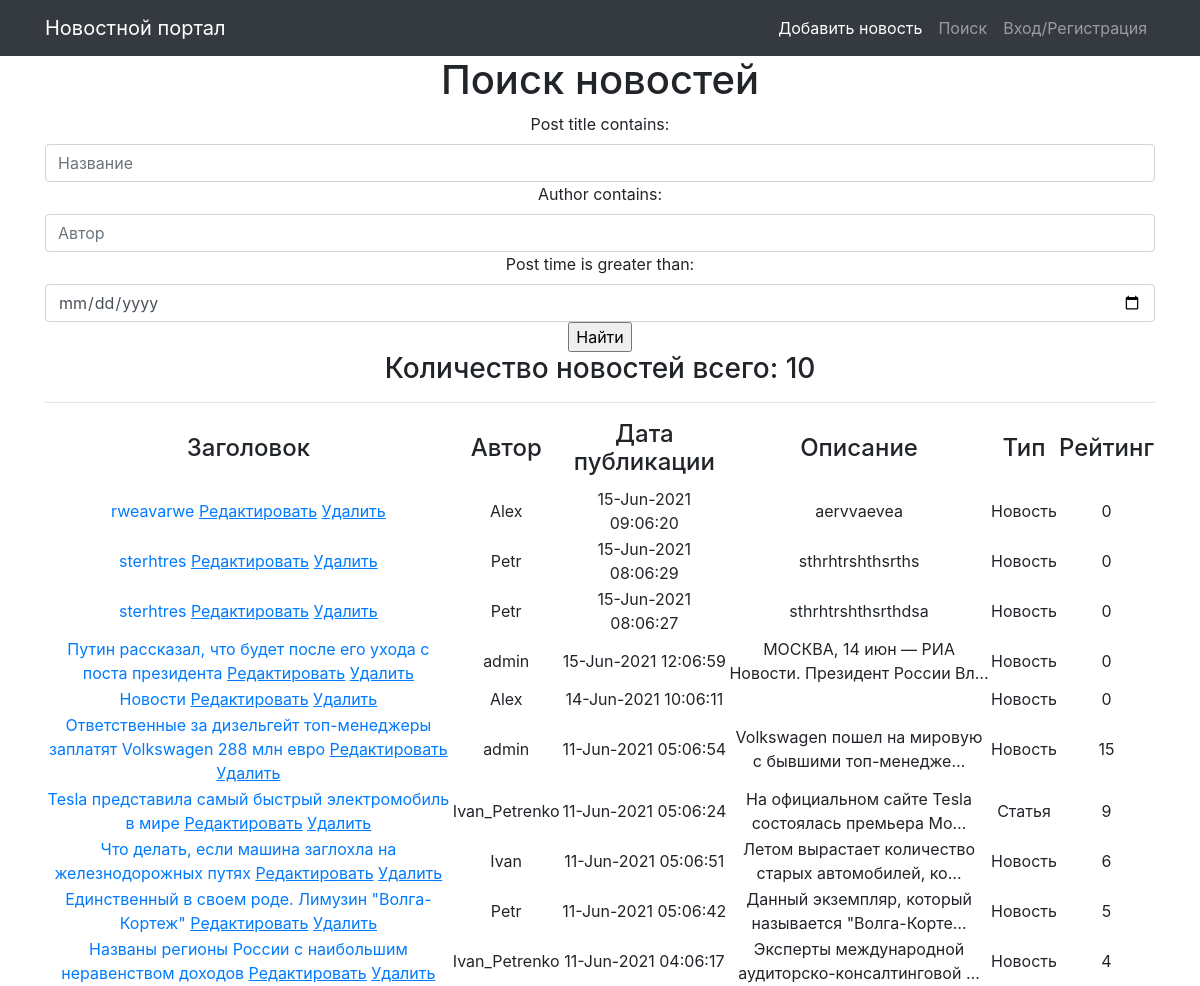
The app's page /news/search/ with its own data.
### newnews/models.py (models this page shows, shortened)
class Post(models.Model):
    news = 'Новость'
    article = 'Статья'
    Posts = [
        (news, 'Новость'),
        (article, 'Статья')
    ]
    Post_type = models.CharField(max_length=20, choices= Posts, default=news)
    Post_time = models.DateTimeField(auto_now_add=True)
    Post_title = models.CharField(max_length=255)
    Post_text = models.TextField()
    Post_rating = models.IntegerField(default=0)
    author = models.ForeignKey(Author, on_delete=models.CASCADE)
    Post_category = models.ManyToManyField(Category, through='PostCategory')
    class Meta:
        verbose_name = 'Новость'
        verbose_name_plural = 'Новости'
        ordering = ['-Post_time']

class Author(models.Model):
    author = models.OneToOneField(User, on_delete= models.CASCADE, verbose_name = 'Автор')
    author_rating = models.IntegerField(default=0, verbose_name = 'Рейтинг автора')
    def __str__(self):
        return f'{self.author}'
    class Meta:
        verbose_name = 'Автор'
        verbose_name_plural = 'Авторы'

### newnews/views.py (the view)
# urls.py: path('search/', Search.as_view(), name = 'search'),
class Search(ListView):
    model = Post
    template_name = 'search.html'
    context_object_name = 'news'
    queryset = Post.objects.order_by('-Post_time')
    paginate_by = 10
    def get_context_data(self, **kwargs):
        context = super().get_context_data(**kwargs)
        context['filter'] = NewsFilter(self.request.GET, queryset=self.get_queryset())
        context['time_now'] = datetime.utcnow()  # добавим переменную текущей даты time_now
        context['categories'] = PostCategory.objects.all()
        context['form'] = NewsForm()
        return context

### newnews/forms.py
class NewsForm(ModelForm):
    class Meta:
        model = Post
        fields = ['Post_type', 'Post_title', 'Post_text', 'author']

### newnews/templates/newnews/search.html (shortened to what this page needs)
{% extends 'newnews/default.html' %}
{% load custom_filters %}
{% block content %}
<h1>Поиск новостей</h1>
<form method="GET">
    {{ filter.form }}
    <input type="submit" value="Найти">
</form>
<h3>Количество новостей всего: {{ news|length }}</h3>
    <hr>
    {% if news %}
        <table>
            <tr>
                <td>
                    <h4>Заголовок</h4>
                </td>
                <td>
                    <h4>Автор</h4>
                </td>
                <td>
                    <h4>Дата публикации</h4>
                </td>
                <td>
                    <h4>Описание</h4>
                </td>
                <td>
                    <h4>Тип</h4>
                </td>
                <td>
                    <h4>Рейтинг</h4>
                </td>
            </tr>
        {% for news_detail in news %}
            <tr>
                <td>
                    <a href="{% url 'news_detail' news_detail.id %}">{{ news_detail.Post_title }}</a>
                    <a href="{% url 'news_create' news_detail.id %}"><u>Редактировать</u></a>
                    <a href="{% url 'news_delete' news_detail.id %}"><u> Удалить </u></a>
                </td>
                 <td>
                    {{ news_detail.author }}
                </td>
                <td>
                    {{ news_detail.Post_time|date:'d-M-Y h:m:s'}}
                </td>
                <td>
                    {{ news_detail.Post_text|truncatechars:50 }}
                </td>
                <td>
                    {{ news_detail.Post_type }}
                </td>
                <td>
                    {{ news_detail.Post_rating }}
                </td>
            </tr>
        {% endfor %}
        </table>
{% else %}
    <h2>Новостей нет!</h2>
    {% endif %}
{% endblock content %}

### newnews/templates/newnews/default.html (shortened to what this page needs)
{% load static %}
<!DOCTYPE html>
<html lang="en">
<head>
  <link href="{% static 'vendor/bootstrap/css/bootstrap.min.css' %}" rel="stylesheet">
</head>
<body>
  <nav class="navbar navbar-expand-lg navbar-dark bg-dark static-top">
    <div class="container">
      <a class="navbar-brand" href="/news">Новостной портал</a>
      <div class="collapse navbar-collapse" id="navbarResponsive">
        <ul class="navbar-nav ml-auto">
          <li class="nav-item active">
            <a class="nav-link" href="/news/add">Добавить новость
            </a>
          </li>
          <li class="nav-item">
            <a class="nav-link" href="/news/search">Поиск</a>
          </li>
          <li class="nav-item">
            <a class="nav-link" href="/">Вход/Регистрация</a>
          </li>
        </ul>
      </div>
    </div>
  </nav>
  <div class="container">
    <div class="row">
      <div class="col-lg-12 text-center">
       {% block content %}{% endblock content %}
      </div>
    </div>
  </div>
</body>
</html>

### records on screen
Post: Post_title "rweavarwe", author "Alex", Post_time "15-Jun-2021 09:06:20", Post_text "aervvaevea", Post_type "Новость", Post_rating "0"
Post: Post_title "sterhtres", author "Petr", Post_time "15-Jun-2021 08:06:29", Post_text "sthrhtrshthsrths", Post_type "Новость", Post_rating "0"
Post: Post_title "sterhtres", author "Petr", Post_time "15-Jun-2021 08:06:27", Post_text "sthrhtrshthsrthdsa", Post_type "Новость", Post_rating "0"
Post: Post_title "Путин рассказал, что будет после его ухода с поста президента", author "admin", Post_time "15-Jun-2021 12:06:59", Post_text "МОСКВА, 14 июн — РИА Новости. Президент России Вл…", Post_type "Новость", Post_rating "0"
Post: Post_title "Новости", author "Alex", Post_time "14-Jun-2021 10:06:11", Post_type "Новость", Post_rating "0"
Post: Post_title "Ответственные за дизельгейт топ-менеджеры заплатят Volkswagen 288 млн евро", author "admin", Post_time "11-Jun-2021 05:06:54", Post_text "Volkswagen пошел на мировую с бывшими топ-менедже…", Post_type "Новость", Post_rating "15"
Post: Post_title "Tesla представила самый быстрый электромобиль в мире", author "Ivan_Petrenko", Post_time "11-Jun-2021 05:06:24", Post_text "На официальном сайте Tesla состоялась премьера Mo…", Post_type "Статья", Post_rating "9"
Post: Post_title "Что делать, если машина заглохла на железнодорожных путях", author "Ivan", Post_time "11-Jun-2021 05:06:51", Post_text "Летом вырастает количество старых автомобилей, ко…", Post_type "Новость", Post_rating "6"
Post: Post_title "Единственный в своем роде. Лимузин \"Волга-Кортеж\"", author "Petr", Post_time "11-Jun-2021 05:06:42", Post_text "Данный экземпляр, который называется \"Волга-Корте…", Post_type "Новость", Post_rating "5"
Post: Post_title "Названы регионы России с наибольшим неравенством доходов", author "Ivan_Petrenko", Post_time "11-Jun-2021 04:06:17", Post_text "Эксперты международной аудиторско-консалтинговой …", Post_type "Новость", Post_rating "4"

### other values on screen
{{ news|length }} "10"
